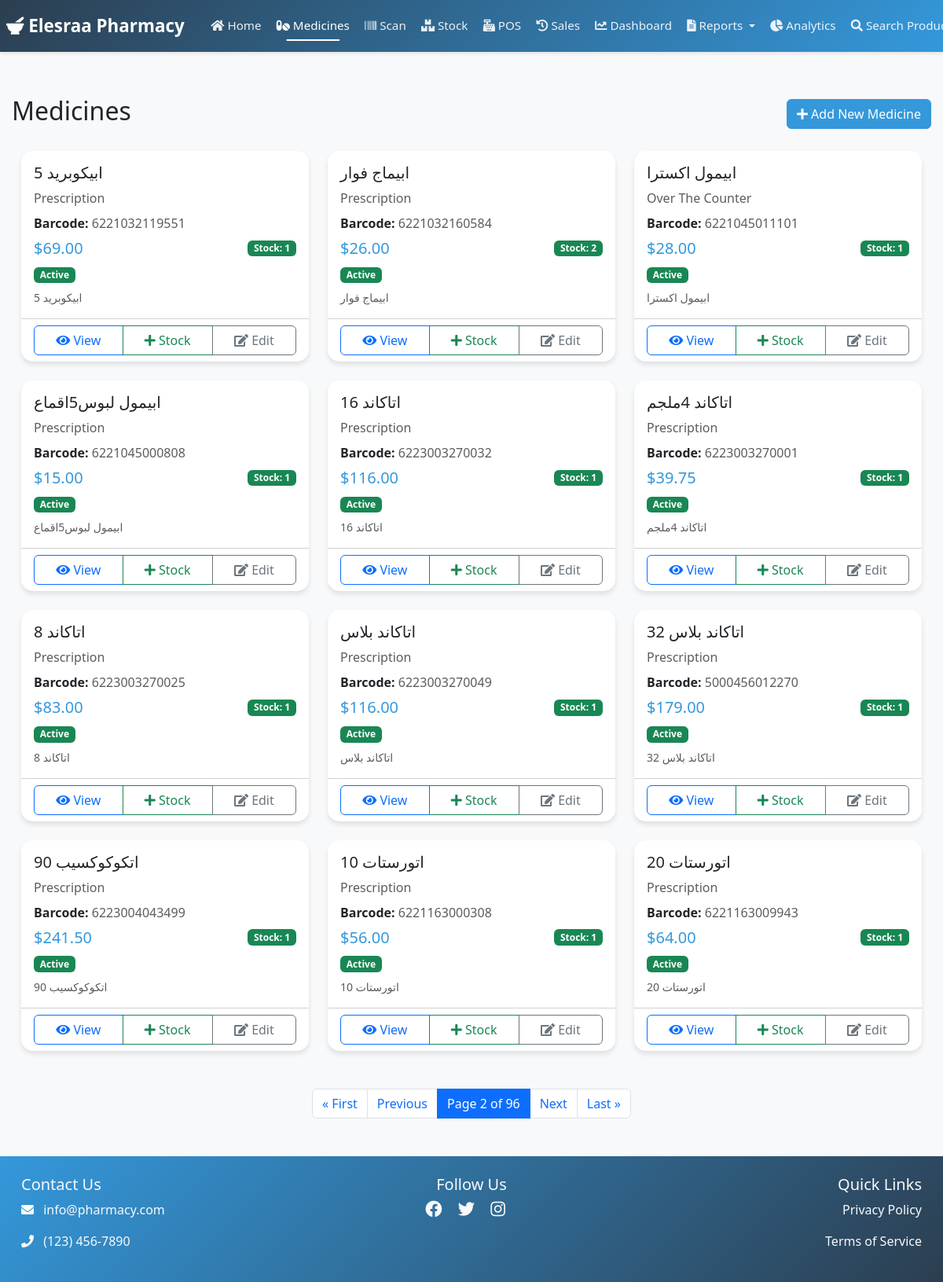
The page /medicines/?page=2 (signed in) on the database its author committed.
### pharmacy/models.py (models this page shows, shortened)
class Medicine(models.Model):
    CATEGORY_CHOICES = [
        ('OTC', 'Over The Counter'),
        ('PRE', 'Prescription'),
        ('SUP', 'Supplements'),
        ('COS', 'Cosmetics'),
    ]
    name = models.CharField(max_length=200)
    description = models.TextField()
    price = models.DecimalField(max_digits=10, decimal_places=2)
    purchase_price = models.DecimalField(
        max_digits=10,
        decimal_places=2,
        help_text="Cost price of the product"
    )
    stock = models.IntegerField(default=0)
    category = models.CharField(max_length=3, choices=CATEGORY_CHOICES)
    image = models.ImageField(upload_to='medicines/', null=True, blank=True)
    barcode = models.ImageField(upload_to='barcodes/', blank=True)
    barcode_number = models.CharField(max_length=13, unique=True)
    created_at = models.DateTimeField(auto_now_add=True)
    updated_at = models.DateTimeField(auto_now=True)
    is_active = models.BooleanField(default=True)
    reorder_level = models.IntegerField(default=10, help_text="Minimum stock level before reorder")
    strips_per_box = models.PositiveIntegerField(
        default=1,
        help_text="Number of strips per box"
    )
    can_sell_strips = models.BooleanField(
        default=True,
        help_text="Allow selling individual strips"
    )
    strip_price = models.DecimalField(
        max_digits=10,
        decimal_places=2,
        null=True,
        blank=True,
        help_text="Price per strip (optional - if not set, will be calculated from box price)"
    )
    class Meta:
        ordering = ['name']

### pharmacy/views.py (the view)
# urls.py: path('medicines/', views.MedicineListView.as_view(), name='medicine_list'),
class MedicineListView(ListView):
    model = Medicine
    template_name = 'pharmacy/medicine_list.html'
    context_object_name = 'medicines'
    paginate_by = 12

### pharmacy/templates/pharmacy/medicine_list.html (shortened to what this page needs)
{% extends 'pharmacy/base.html' %}
{% block content %}
<div class="container mt-4">
    <div class="d-flex justify-content-between align-items-center mb-4">
        <h2>Medicines</h2>
        {% if user.is_authenticated %}
        <a href="{% url 'pharmacy:medicine_add' %}" class="btn btn-primary">
            <i class="fas fa-plus"></i> Add New Medicine
        </a>
        {% endif %}
    </div>
    <div class="row">
        {% for medicine in medicines %}
        <div class="col-md-6 col-lg-4 mb-4">
            <div class="card h-100">
                <div class="card-body">
                    <h5 class="card-title">{{ medicine.name }}</h5>
                    <p class="card-text text-muted mb-2">{{ medicine.get_category_display }}</p>
                    <div class="mb-2">
                        <strong>Barcode:</strong>
                        <span class="text-muted">{{ medicine.barcode_number }}</span>
                    </div>
                    <div class="d-flex justify-content-between align-items-center mb-2">
                        <span class="h5 text-primary mb-0">${{ medicine.price }}</span>
                        <span class="badge {% if medicine.stock > 0 %}bg-success{% else %}bg-danger{% endif %}">
                            Stock: {{ medicine.stock }}
                        </span>
                    </div>
                    <div class="mb-2">
                        <span class="badge {% if medicine.is_active %}bg-success{% else %}bg-secondary{% endif %}">
                            {{ medicine.is_active|yesno:"Active,Inactive" }}
                        </span>
                    </div>
                    <p class="card-text small text-muted">
                        {{ medicine.description|truncatewords:20 }}
                    </p>
                </div>
                <div class="card-footer bg-transparent">
                    <div class="btn-group w-100">
                        <a href="{% url 'pharmacy:medicine_detail' medicine.pk %}" class="btn btn-outline-primary">
                            <i class="fas fa-eye"></i> View
                        </a>
                        {% if user.is_authenticated %}
                        <a href="{% url 'pharmacy:update_stock' medicine.barcode_number %}" class="btn btn-outline-success">
                            <i class="fas fa-plus"></i> Stock
                        </a>
                        <a href="{% url 'pharmacy:medicine_edit' medicine.pk %}" class="btn btn-outline-secondary">
                            <i class="fas fa-edit"></i> Edit
                        </a>
                        {% endif %}
                    </div>
                </div>
            </div>
        </div>
        {% empty %}
        <div class="col-12">
            <div class="alert alert-info">
                No medicines found.
            </div>
        </div>
        {% endfor %}
    </div>
    {% if is_paginated %}
    <nav aria-label="Page navigation" class="mt-4">
        <ul class="pagination justify-content-center">
            {% if page_obj.has_previous %}
            <li class="page-item">
                <a class="page-link" href="?page=1">&laquo; First</a>
            </li>
            <li class="page-item">
                <a class="page-link" href="?page={{ page_obj.previous_page_number }}">Previous</a>
            </li>
            {% endif %}
            <li class="page-item active">
                <span class="page-link">
                    Page {{ page_obj.number }} of {{ page_obj.paginator.num_pages }}
                </span>
            </li>
            {% if page_obj.has_next %}
            <li class="page-item">
                <a class="page-link" href="?page={{ page_obj.next_page_number }}">Next</a>
            </li>
            <li class="page-item">
                <a class="page-link" href="?page={{ page_obj.paginator.num_pages }}">Last &raquo;</a>
            </li>
            {% endif %}
        </ul>
    </nav>
    {% endif %}
</div>
{% endblock %}

### pharmacy/static/pharmacy/css/style.css (style rules this page uses)
:root { --primary-color: #2c3e50; --secondary-color: #3498db; }
html, body { overflow-x: hidden; width: 100%; margin: 0; padding: 0; font-family: 'Segoe UI', Tahoma, Geneva, Verdana, sans-serif; background-color: #f8f9fa; }
body { font-family: 'Segoe UI', Tahoma, Geneva, Verdana, sans-serif; background-color: #f8f9fa; }
.card { border: none; border-radius: 15px; box-shadow: 0 4px 6px rgba(0,0,0,0.1); transition: transform 0.3s ease; background-color: white; max-width: 100%; overflow: hidden; }
.text-primary { color: var(--secondary-color) !important; }
.btn-primary { background-color: var(--secondary-color); border-color: var(--secondary-color); }
.card { animation: fadeIn 0.5s ease-out; }
.container, .container-fluid { max-width: 100%; padding-right: 15px; padding-left: 15px; overflow-x: hidden; }
.row { margin-right: 0; margin-left: 0; }

### rows shown on the page
Medicine: name "ابيكوبريد 5", category "Prescription", barcode_number "6221032119551", price "69.00", stock "1", is_active "Active", description "ابيكوبريد 5"
Medicine: name "ابيماج فوار", category "Prescription", barcode_number "6221032160584", price "26.00", stock "2", is_active "Active", description "ابيماج فوار"
Medicine: name "ابيمول اكسترا", category "Over The Counter", barcode_number "6221045011101", price "28.00", stock "1", is_active "Active", description "ابيمول اكسترا"
Medicine: name "ابيمول لبوس5اقماع", category "Prescription", barcode_number "6221045000808", price "15.00", stock "1", is_active "Active", description "ابيمول لبوس5اقماع"
Medicine: name "اتاكاند 16", category "Prescription", barcode_number "6223003270032", price "116.00", stock "1", is_active "Active", description "اتاكاند 16"
Medicine: name "اتاكاند 4ملجم", category "Prescription", barcode_number "6223003270001", price "39.75", stock "1", is_active "Active", description "اتاكاند 4ملجم"
Medicine: name "اتاكاند 8", category "Prescription", barcode_number "6223003270025", price "83.00", stock "1", is_active "Active", description "اتاكاند 8"
Medicine: name "اتاكاند بلاس", category "Prescription", barcode_number "6223003270049", price "116.00", stock "1", is_active "Active", description "اتاكاند بلاس"
Medicine: name "اتاكاند بلاس 32", category "Prescription", barcode_number "5000456012270", price "179.00", stock "1", is_active "Active", description "اتاكاند بلاس 32"
Medicine: name "اتكوكوكسيب 90", category "Prescription", barcode_number "6223004043499", price "241.50", stock "1", is_active "Active", description "اتكوكوكسيب 90"
Medicine: name "اتورستات 10", category "Prescription", barcode_number "6221163000308", price "56.00", stock "1", is_active "Active", description "اتورستات 10"
Medicine: name "اتورستات 20", category "Prescription", barcode_number "6221163009943", price "64.00", stock "1", is_active "Active", description "اتورستات 20"

### other values the page prints
{{ page_obj.number }} "2"
{{ page_obj.paginator.num_pages }} "96"
